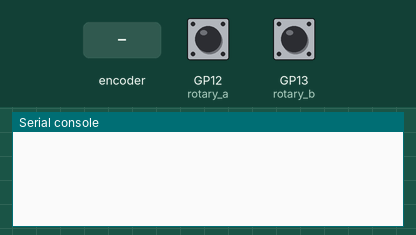
Simulated run of this program. Board: Raspberry Pi Pico running CircuitPython. Parts: the last lines printed to the serial console. The test bench sets the inputs (shaded band); at power-on: GP12 (rotary_a) HIGH, GP13 (rotary_b) HIGH.

Above: at 1.2 s.
1.3 s: rotary encoder on GP12 (rotary_a) / GP13 (rotary_b) turned 1 step (first pin leading)
At 1.8 s:
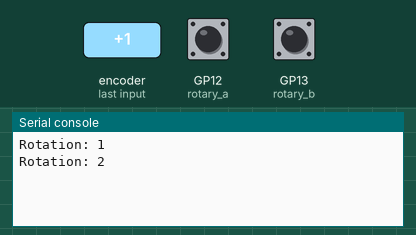
3.0 s: rotary encoder on GP12 (rotary_a) / GP13 (rotary_b) turned 1 step (first pin leading)
At 4.3 s:
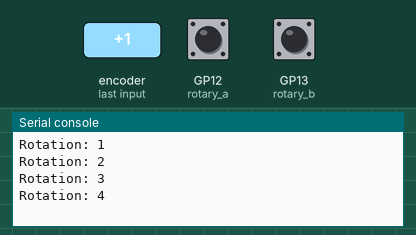
Timing chart, 0 to 6.0 s (numbered marks = the images above; inputs shaded):
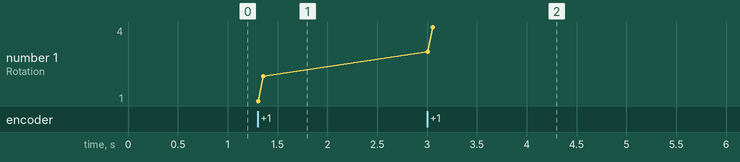

The program:

09_rotary_encoder.py
```python
## --- Rotary Encoder (Mouse encoder) --- ##
#     tested with tinkertanks frisbee      #

import time, board, digitalio

rotary_a = digitalio.DigitalInOut(board.GP12)
rotary_a.direction = digitalio.Direction.INPUT
rotary_a.pull = digitalio.Pull.UP

rotary_b = digitalio.DigitalInOut(board.GP13)
rotary_b.direction = digitalio.Direction.INPUT
rotary_b.pull = digitalio.Pull.UP

last_a_state = rotary_a.value
rotation = 0

while True:
    current_a_state = rotary_a.value

    if current_a_state != last_a_state:
        if rotary_b.value != current_a_state:
            rotation += 1  # Clockwise rotation
        else:
            rotation -= 1  # Counter-clockwise rotation
        print("Rotation:", rotation)
        last_a_state = current_a_state

    time.sleep(0.01)
```

Measured:
- after the input at 1.3 s, the serial console: prints a new line at once (image 1)
- after the input at 3.0 s, the serial console: prints a new line at once (image 2)
- plotted number 1: 2 → 4 after the input at 3.0 s
